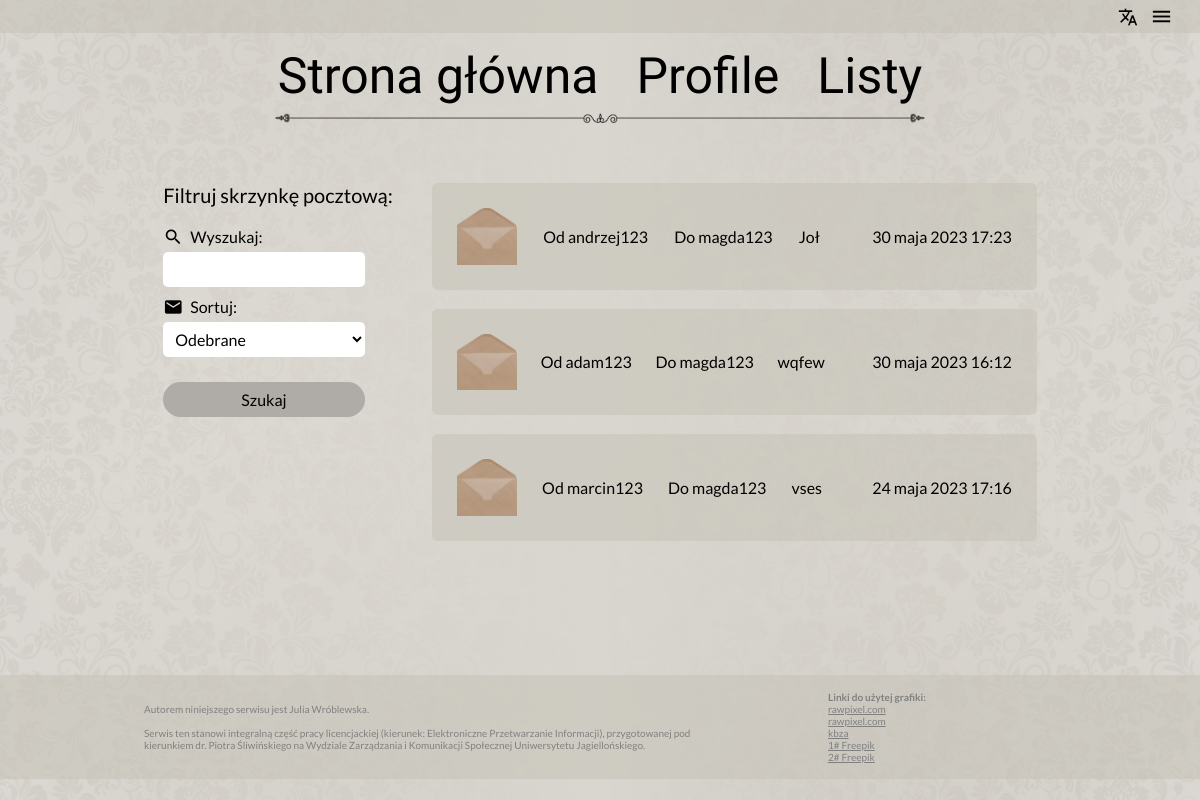
The page /inbox/ (signed in) on the database its author committed.
### app/models.py (models this page shows, shortened)
class Message(models.Model):
    sender = models.ForeignKey(User, on_delete=models.CASCADE, related_name='sent_messages')
    receiver = models.ForeignKey(User, on_delete=models.CASCADE, related_name='received_messages')
    subject = models.CharField(max_length=80)
    sent_date = models.DateTimeField(auto_now_add=True)
    is_read = models.BooleanField(default=False)
    body = models.TextField()
    font_family = models.CharField(max_length=50, blank=True)
    font_size = models.CharField(max_length=5, blank=True)
    picture = models.CharField(max_length=50, blank=True)

class User(AbstractBaseUser, PermissionsMixin):
    CHOICES = [
        ('W', 'Kobieta'),
        ('M', 'Mężczyzna'),
        ('O', 'Inne')]
    username = models.CharField(unique=True, max_length=150, blank=True)
    email = models.EmailField(unique=True, max_length=255, blank=True)
    first_name = models.CharField(max_length=150, blank=True)
    last_name = models.CharField(max_length=150, blank=True)
    sex = models.CharField(max_length=1, choices=CHOICES, blank=True)
    is_staff = models.BooleanField(default=False)
    is_active = models.BooleanField(default=True)
    is_superuser = models.BooleanField(default=False)
    date_joined = models.DateTimeField(default=timezone.now)
    date_of_birth = models.DateField(null=True, blank=True)
    USERNAME_FIELD = 'email'
    objects = UserManager()

### app/views.py (the view, shortened to what this page needs)
# urls.py: path('inbox/', views.inbox, name='inbox'),
@login_required
def inbox(request):
    user = request.user
    sorting_options = request.GET.get('sorting', 'received')
    search_query = request.GET.get('q')
    messages = Message.objects.none()
    if 'received' in sorting_options:
        messages |= Message.objects.filter(receiver=user).order_by('-sent_date')
    if 'sent' in sorting_options:
        messages |= Message.objects.filter(sender=user).order_by('-sent_date')
    if 'read' in sorting_options:
        messages |= Message.objects.filter(receiver=user, is_read=True).order_by('-sent_date')
    if 'unread' in sorting_options:
        messages |= Message.objects.filter(receiver=user, is_read=False).order_by('-sent_date')
    if 'all' in sorting_options:
        messages = Message.objects.filter(sender=user) | Message.objects.filter(receiver=user).order_by('-sent_date')
    context = {
        'messages': messages,
        'sorting_option': sorting_options,
        'search_query': search_query,
    }
    return render(request, 'inbox.html', context)

### app/templates/inbox.html (shortened to what this page needs)
{% extends 'base.html' %}
{% load static %}
{% block body %}
    <div style="width: 20%">
        <form method="GET" action="{% url 'app:inbox' %}">
            <label style="font-size: 20px; margin-bottom: 20px">Filtruj skrzynkę pocztową:</label>
            <div style="margin-bottom: 5px">
                <label for="q"><span class="material-icons" style="font-size: 20px;">search</span>Wyszukaj:</label>
                <input type="text" name="q" value="{{ request.GET.q }}">
            </div>
            <div style="margin-bottom: 20px">
                <label for="sorting"><span class="material-icons" style="font-size: 20px;">mail</span>Sortuj:</label>
                <select id="sorting" name="sorting">
                    <optgroup label="Typ">
                        <option value="received" {% if sorting_option == 'received' %}selected{% endif %}>Odebrane</option>
                    </optgroup>
                </select>
            </div>
            <button class="button" type="submit">Szukaj</button>
        </form>
    </div>
    <ul style="width: 60%">
        {% for message in messages %}
            <li id="inboxmessage" class="{% if message.is_read %} read {% else %} unread {% endif %}">
                <a class="message-title" style="align-items: center;" href="{% url 'app:view_message' message.id %}">
                    <img class="openenvelope" src="{% static 'images/open_envelope.png' %}" alt="Zdjęcie koperty"/>
                    <p>Od {{ message.sender.username }}</p>
                    <p>Do {{ message.receiver.username }}</p>
                    <p>{{ message.subject }}</p><br>
                    <p>{{ message.sent_date }}</p>
                </a>
            </li><br>
        {% empty %}
            <li>Brak listów do wyświetlenia.</li>
        {% endfor %}
    </ul>
{% endblock %}

### app/static/style.css (style rules this page uses)
* { margin: 0; padding: 0; display: flex; flex-direction: column; justify-content: flex-start; font-family: 'Lato', sans-serif; font-size: 16px; }
img { height: 400px; width: 230px; object-fit: cover; object-position: center; }
body { background-image: url(images/background.jpg); background-attachment: fixed; background-size: cover; position: relative; min-height: 100vh; }
a { color: rgb(128, 128, 128); }
input, select { margin: 5px 0 5px; border-radius: 5px; background-color: white; border: none; padding: 8px; width: 100%; height: 35px; }
.button { background-color: rgb(175, 172, 167); color: black; width: auto; height: 35px; text-decoration: none; font-size: 16px; border: none; border-radius: 25px; padding: 15px 20px; text-align: center; flex-direction: row; align-items: center; justify-content: center; }
label { flex-direction: row; width: max-content; }
span { margin-right: 7px; }
.material-icons { font-size: 20px; }
form { text-align: left; }
#inboxmessage { background-color: rgb(198, 194, 184, 56%); border-radius: 6px; padding: 25px; }
.message-title { display: flex; flex-direction: row; justify-content: space-between; border-bottom: 0 solid black; text-decoration: none; color: black; }
.message-title img { width: 60px; height: fit-content; display: none; }
.read { font-weight: normal; }
.read .openenvelope { display: block; }

### rows shown on the page
Message: sender.username "andrzej123", receiver.username "magda123", subject "Joł", sent_date "30 maja 2023 17:23"
Message: sender.username "adam123", receiver.username "magda123", subject "wqfew", sent_date "30 maja 2023 16:12"
Message: sender.username "marcin123", receiver.username "magda123", subject "vses", sent_date "24 maja 2023 17:16"
